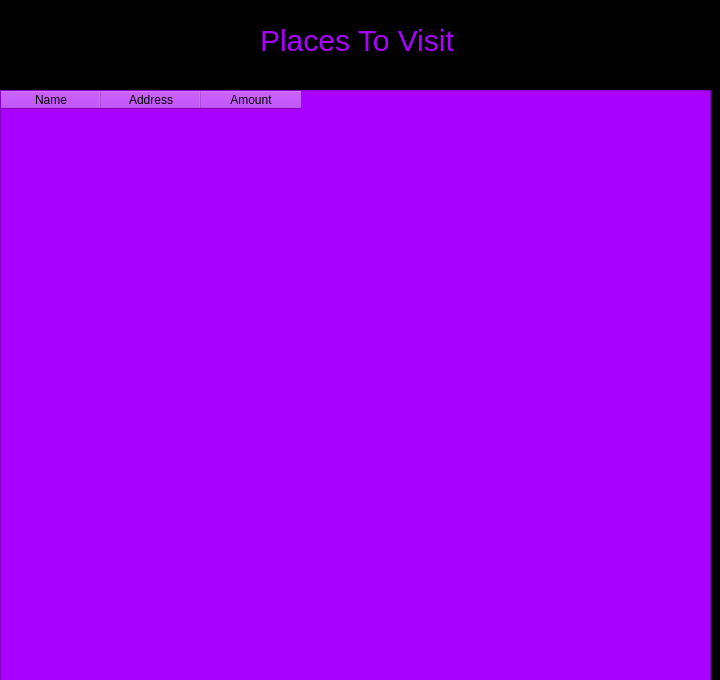
<?xml version="1.0" encoding="UTF-8"?>
<ui version="4.0">
 <class>Dialog</class>
 <widget class="QDialog" name="Dialog">
  <property name="geometry">
   <rect>
    <x>0</x>
    <y>0</y>
    <width>720</width>
    <height>680</height>
   </rect>
  </property>
  <property name="windowTitle">
   <string>Dialog</string>
  </property>
  <property name="styleSheet">
   <string notr="true">background-color: rgb(0, 0, 0);</string>
  </property>
  <widget class="QTableWidget" name="tableWidget">
   <property name="geometry">
    <rect>
     <x>0</x>
     <y>90</y>
     <width>711</width>
     <height>591</height>
    </rect>
   </property>
   <property name="styleSheet">
    <string notr="true">
background-color: rgb(170, 0, 255);</string>
   </property>
   <column>
    <property name="text">
     <string>Name</string>
    </property>
   </column>
   <column>
    <property name="text">
     <string>Address</string>
    </property>
   </column>
   <column>
    <property name="text">
     <string>Amount</string>
    </property>
   </column>
  </widget>
  <widget class="QLabel" name="label">
   <property name="geometry">
    <rect>
     <x>260</x>
     <y>20</y>
     <width>201</width>
     <height>41</height>
    </rect>
   </property>
   <property name="styleSheet">
    <string notr="true">color: rgb(170, 0, 255);
font-size:30px;</string>
   </property>
   <property name="text">
    <string>Places To Visit</string>
   </property>
  </widget>
 </widget>
 <resources/>
 <connections/>
</ui>
